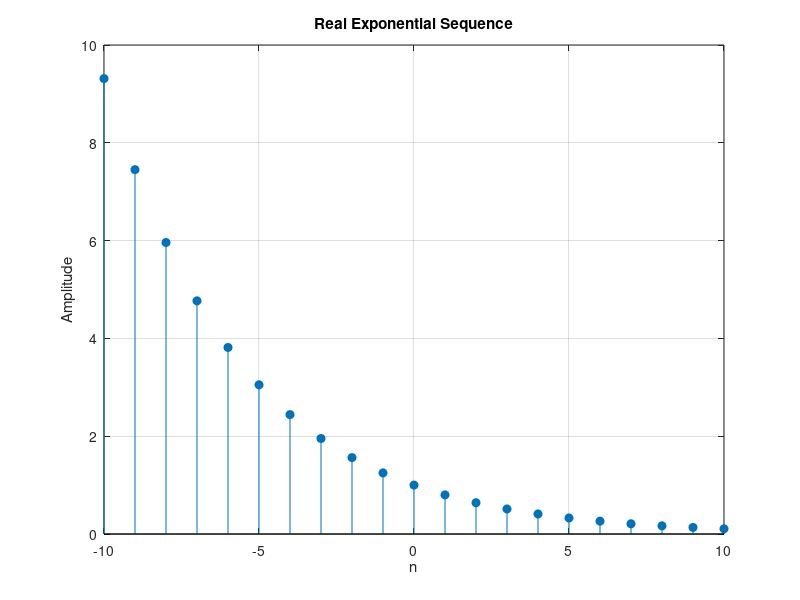

Recreate this plot in MATLAB.
% Define range
n = -10:10;

% Parameters
A = 1;
a = 0.8;   % try >1 or <1

% Real exponential sequence
x = (a.^n);

% Plot
stem(n, x, 'filled');
title('Real Exponential Sequence');
xlabel('n');
ylabel('Amplitude');
grid on;
